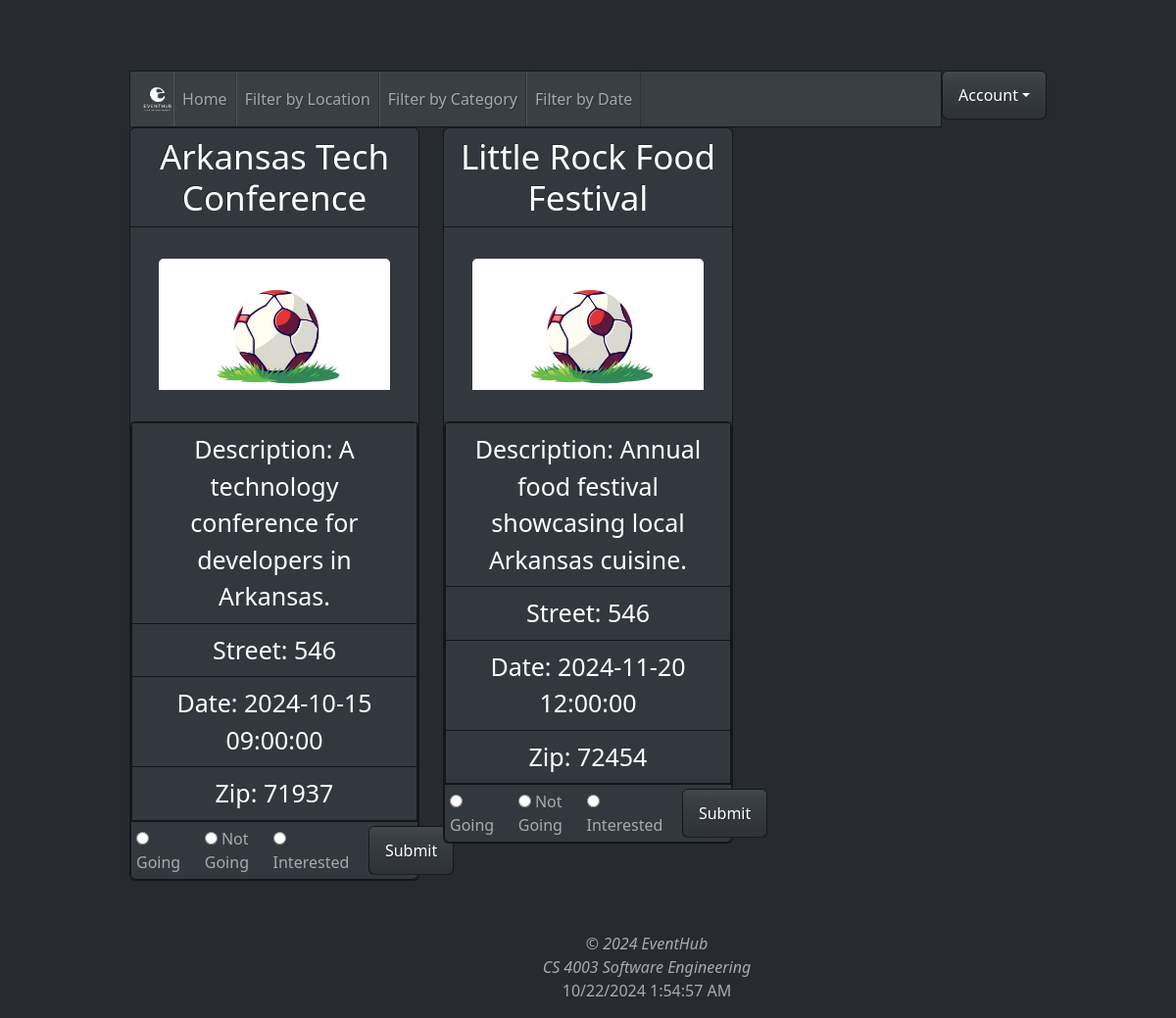
The page /ESMyEvents.php (signed in) on the database its author committed.
### tables this page shows
CREATE TABLE EVENT_STATUS (
    USER_ID INT,
    EVENT_ID INT,
    STATUS_ID INT,
    PRIMARY KEY (USER_ID, EVENT_ID),  
    FOREIGN KEY (USER_ID) REFERENCES USERS(USER_ID),  
    FOREIGN KEY (EVENT_ID) REFERENCES EVENTS(EVENT_ID),  
    FOREIGN KEY (STATUS_ID) REFERENCES STATUS(STATUS_ID)  
);

CREATE TABLE EVENTS (
    EVENT_ID INT PRIMARY KEY AUTO_INCREMENT,
    EVENT_NAME VARCHAR(30),
    EVENT_DESCR VARCHAR(255),
    STREET_ADD VARCHAR(255),
    CITY VARCHAR(30),
    ZIPCODE INT,
    CREATOR INT,
    CATEGORY INT,
    DATETIME DATETIME,
    WEBSITE VARCHAR(255),
    LATITUDE FLOAT(10,6),
    LONGITUDE FLOAT (10,6),
    FOREIGN KEY (CREATOR) REFERENCES USERS(USER_ID),
    FOREIGN KEY (CATEGORY) REFERENCES CATEGORIES(CATEGORY_ID)
);

CREATE TABLE CATEGORIES(
    CATEGORY_ID INT PRIMARY KEY AUTO_INCREMENT,
    CATEGORY_NAME VARCHAR(30)
);

### ESMyEvents.php (the view, shortened to what this page needs)
<?php
include_once("config.php");
if (isset($_SESSION['user_id']))
{
  $user_id = $_SESSION['user_id'];
}
else
{
  header("Location: SE.php");
  exit();
}
?>
<!DOCTYPE html>
<html lang="en">
<head>
    <link rel="stylesheet" href="bootstrap-2.css">
</head>
<body>
    <header class=".center">
        <div class="topBtn" style="padding-top: 1%;">
          <div class="dropdown">
            <button class="btn btn-primary dropdown-toggle" > Account</button>
           </div>
        </div>
    </header>
    <main class="box2">
        <div >
        <nav class="navbar navbar-expand-lg bg-primary" data-bs-theme="dark">
            <div class="container-fluid">
            <img style="width: 4%; height: 4%; margin-left: 0%;" src="2.png">
              <div class="collapse navbar-collapse" id="navbarColor01">
                <ul class="navbar-nav me-auto">
                <li class="nav-item">
                    <a class="nav-link" href="ES.php">Home</a>
                  </li>
                  <li class="nav-item">
                    <a class="nav-link" href="FilterLocation.php">Filter by Location</a>
                  </li>
                  <li class="nav-item">
                            <a class="nav-link" href="FilterCategory.php">Filter by Category</a>
                    </li>
                    <li class="nav-item">
                            <a class="nav-link" href="FilterDate.php">Filter by Date</a>
                    </li>
                </ul>
              </div>
            </div>
          </nav>
</div>
<div>
        <div class="row">
                <?php
                    $stmt = $mysqli->prepare("
                    SELECT E.EVENT_ID, E.EVENT_NAME, E.STREET_ADD, E.ZIPCODE, E.DATETIME, R.STATUS_ID, E.CATEGORY, E.EVENT_DESCR
                    FROM EVENTS E
                    LEFT JOIN EVENT_STATUS R ON E.EVENT_ID = R.EVENT_ID
                    WHERE R.USER_ID = ? AND (R.STATUS_ID = 2 OR R.STATUS_ID = 3)
                    ORDER BY R.STATUS_ID DESC
                            ");
                    $stmt->bind_param("i", $user_id);
                    $stmt->execute();
                    $result = $stmt->get_result();
                    $category_images = array(
                        "sport" => "sports.png",
                        "gaming" => "gaming.png",
                        "movies" => "movies.png",
                        "music" => "music.png",
                        "meetup" => "meetup.png",
                        "studying" => "studying.png",
                        "pets" => "pets.png",
                        "dancing" => "dancing.png",
                        "reading" => "reading.png",
                        "cosplay" => "cosplay.png",
                        "sewing" => "sewing.png",
                        "hiking" => "hiking.png",
                        "quilting" => "quilting.png",
                        "tableTop" => "tabletop.png",
                        "cardGame" => "cardgame.png"
                    );
                    while ($row = $result->fetch_assoc()) {
                        echo '<div class="col-lg-4 mb-3">';
                        echo '<div class="card">';
                        echo '<h3 class="card-header" style="font-size:35px; color:white">'. htmlspecialchars($row['EVENT_NAME']). '</h3>';
                        echo '<div class="card-body">';
                        echo '</div>';
                        $cat_id = $row['CATEGORY'];
                        $testing = "SELECT CATEGORY_NAME FROM CATEGORIES WHERE CATEGORY_ID = ?";
                        $wassup = $mysqli->prepare($testing);
                        $wassup->bind_param('i', $cat_id);
                        $wassup->execute();
                        $yippee = $wassup->get_result();
                        while ($uwu = $yippee->fetch_assoc())
                        {
                            $category = $uwu['CATEGORY_NAME'];
                        }
                        if (array_key_exists($category, $category_images)) {
                            $image_url = $category_images[$category];
                        } else {
                            $image_url = "sports.png";
                        }
                        echo '<img src="' . htmlspecialchars($image_url) . '"  class="card-img-top" alt="icon">';
                        echo '<div class="card-body">';
                        echo '</div>';
                        echo '<div class="card">';
                        echo '<ul class="list-group list-group-flush">';
                        echo '<div class="textAlign" style="font-size:25px">';
                        echo '<li class="list-group-item textAlign"> Description: ' . htmlspecialchars($row['EVENT_DESCR']) . '</li>';
                        echo '<li class="list-group-item textAlign"> Street: ' . htmlspecialchars($row['STREET_ADD']) . '</li>';
                        echo '<li class="list-group-item textAlign"> Date: ' . htmlspecialchars($row['DATETIME']) . '</li>';
                        echo '<li class="list-group-item textAlign"> Zip: ' . htmlspecialchars($row['ZIPCODE']) . '</li>';
                        echo '</div>';
                        echo '</ul>';
                        echo '<form action="save_RSVP.php" method="POST">
                                <input type="hidden" name="event_id" value="' . $row["EVENT_ID"] . '">
                                <input type="hidden" name="user_id" value="' . $user_id . '">
                                <div style="display: flex; align-items: center;">
                                    <label>
                                    <input type="radio" name="rsvp" value="3"> Going
                                    </label>
                                    <label style="margin-left: 5%;">
                                    <input type="radio" name="rsvp" value="1"> Not Going
                                    </label>
                                    <label style="margin-left: 5%;">
                                    <input type="radio" name="rsvp" value="2"> Interested
                                    </label>
                                    <button type="submit" class="btn btn-primary" style="margin-left: 5%;">Submit</button>
                                </div>
                                </form>';
                        echo '</div>';
                        echo '</div>';
                        echo '</div>';
                    }
                ?>
                </div>
                </div>
    </main>
</body>
<footer id="vue-footer">
  <div style="text-align:center;">
      <em>&copy; 2024 EventHub </br></em>
      <em> CS 4003 Software Engineering</em>
      <p>{{currentDate}}   {{currentTime}}</p>
  </div>
</footer>

### rows shown on the page
event_status: EVENT_ID.EVENT_NAME "Arkansas Tech Conference", categories.CATEGORY_NAME (picture), EVENT_ID.EVENT_DESCR "A technology conference for developers in Arkansas.", EVENT_ID.STREET_ADD "546", EVENT_ID.DATETIME "2024-10-15 09:00:00", EVENT_ID.ZIPCODE "71937"
event_status: EVENT_ID.EVENT_NAME "Little Rock Food Festival", categories.CATEGORY_NAME (picture), EVENT_ID.EVENT_DESCR "Annual food festival showcasing local Arkansas cuisine.", EVENT_ID.STREET_ADD "546", EVENT_ID.DATETIME "2024-11-20 12:00:00", EVENT_ID.ZIPCODE "72454"
